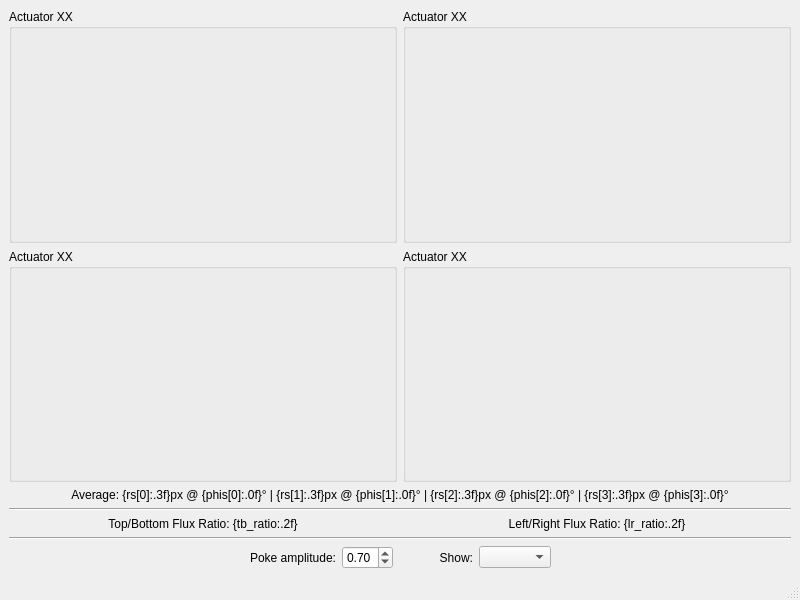
<?xml version="1.0" encoding="UTF-8"?>
<ui version="4.0">
 <class>AlignmentWindow</class>
 <widget class="QMainWindow" name="AlignmentWindow">
  <property name="geometry">
   <rect>
    <x>0</x>
    <y>0</y>
    <width>800</width>
    <height>600</height>
   </rect>
  </property>
  <property name="windowTitle">
   <string>Alignment</string>
  </property>
  <widget class="QWidget" name="centralwidget">
   <layout class="QGridLayout" name="gridLayout">
    <item row="0" column="0">
     <widget class="QGroupBox" name="groupbox_1">
      <property name="sizePolicy">
       <sizepolicy hsizetype="Expanding" vsizetype="Expanding">
        <horstretch>0</horstretch>
        <verstretch>0</verstretch>
       </sizepolicy>
      </property>
      <property name="title">
       <string>Actuator XX</string>
      </property>
      <layout class="QGridLayout" name="gridLayout_2">
       <property name="leftMargin">
        <number>0</number>
       </property>
       <property name="topMargin">
        <number>0</number>
       </property>
       <property name="rightMargin">
        <number>0</number>
       </property>
       <property name="bottomMargin">
        <number>0</number>
       </property>
       <property name="spacing">
        <number>0</number>
       </property>
      </layout>
     </widget>
    </item>
    <item row="4" column="0">
     <widget class="KLabel" name="tb_ratio_label">
      <property name="text">
       <string>Top/Bottom Flux Ratio: {tb_ratio:.2f}</string>
      </property>
      <property name="alignment">
       <set>Qt::AlignCenter</set>
      </property>
     </widget>
    </item>
    <item row="0" column="1">
     <widget class="QGroupBox" name="groupbox_2">
      <property name="sizePolicy">
       <sizepolicy hsizetype="Expanding" vsizetype="Expanding">
        <horstretch>0</horstretch>
        <verstretch>0</verstretch>
       </sizepolicy>
      </property>
      <property name="title">
       <string>Actuator XX</string>
      </property>
      <layout class="QGridLayout" name="gridLayout_3">
       <property name="leftMargin">
        <number>0</number>
       </property>
       <property name="topMargin">
        <number>0</number>
       </property>
       <property name="rightMargin">
        <number>0</number>
       </property>
       <property name="bottomMargin">
        <number>0</number>
       </property>
       <property name="spacing">
        <number>0</number>
       </property>
      </layout>
     </widget>
    </item>
    <item row="1" column="0">
     <widget class="QGroupBox" name="groupbox_3">
      <property name="sizePolicy">
       <sizepolicy hsizetype="Expanding" vsizetype="Expanding">
        <horstretch>0</horstretch>
        <verstretch>0</verstretch>
       </sizepolicy>
      </property>
      <property name="title">
       <string>Actuator XX</string>
      </property>
      <layout class="QGridLayout" name="gridLayout_4">
       <property name="leftMargin">
        <number>0</number>
       </property>
       <property name="topMargin">
        <number>0</number>
       </property>
       <property name="rightMargin">
        <number>0</number>
       </property>
       <property name="bottomMargin">
        <number>0</number>
       </property>
       <property name="spacing">
        <number>0</number>
       </property>
      </layout>
     </widget>
    </item>
    <item row="4" column="1">
     <widget class="KLabel" name="lr_ratio_label">
      <property name="text">
       <string>Left/Right Flux Ratio: {lr_ratio:.2f}</string>
      </property>
      <property name="alignment">
       <set>Qt::AlignCenter</set>
      </property>
     </widget>
    </item>
    <item row="2" column="0" colspan="2">
     <widget class="KLabel" name="average_label">
      <property name="text">
       <string>Average: {rs[0]:.3f}px @ {phis[0]:.0f}° | {rs[1]:.3f}px @ {phis[1]:.0f}° | {rs[2]:.3f}px @ {phis[2]:.0f}° | {rs[3]:.3f}px @ {phis[3]:.0f}°</string>
      </property>
      <property name="alignment">
       <set>Qt::AlignCenter</set>
      </property>
     </widget>
    </item>
    <item row="3" column="0" colspan="2">
     <widget class="QFrame" name="frame">
      <property name="frameShape">
       <enum>QFrame::HLine</enum>
      </property>
      <property name="frameShadow">
       <enum>QFrame::Sunken</enum>
      </property>
     </widget>
    </item>
    <item row="6" column="0" colspan="2">
     <layout class="QHBoxLayout" name="horizontalLayout">
      <item>
       <spacer name="horizontalSpacer">
        <property name="orientation">
         <enum>Qt::Horizontal</enum>
        </property>
        <property name="sizeHint" stdset="0">
         <size>
          <width>40</width>
          <height>20</height>
         </size>
        </property>
       </spacer>
      </item>
      <item>
       <widget class="QLabel" name="poke_label">
        <property name="sizePolicy">
         <sizepolicy hsizetype="Fixed" vsizetype="Preferred">
          <horstretch>0</horstretch>
          <verstretch>0</verstretch>
         </sizepolicy>
        </property>
        <property name="text">
         <string>Poke amplitude:</string>
        </property>
        <property name="alignment">
         <set>Qt::AlignRight|Qt::AlignTrailing|Qt::AlignVCenter</set>
        </property>
       </widget>
      </item>
      <item>
       <widget class="QDoubleSpinBox" name="poke_spinbox">
        <property name="sizePolicy">
         <sizepolicy hsizetype="Fixed" vsizetype="Fixed">
          <horstretch>0</horstretch>
          <verstretch>0</verstretch>
         </sizepolicy>
        </property>
        <property name="maximum">
         <double>1.750000000000000</double>
        </property>
        <property name="singleStep">
         <double>0.100000000000000</double>
        </property>
        <property name="value">
         <double>0.700000000000000</double>
        </property>
       </widget>
      </item>
      <item>
       <spacer name="horizontalSpacer_2">
        <property name="orientation">
         <enum>Qt::Horizontal</enum>
        </property>
        <property name="sizeType">
         <enum>QSizePolicy::Maximum</enum>
        </property>
        <property name="sizeHint" stdset="0">
         <size>
          <width>40</width>
          <height>20</height>
         </size>
        </property>
       </spacer>
      </item>
      <item>
       <widget class="QLabel" name="label">
        <property name="sizePolicy">
         <sizepolicy hsizetype="Fixed" vsizetype="Preferred">
          <horstretch>0</horstretch>
          <verstretch>0</verstretch>
         </sizepolicy>
        </property>
        <property name="text">
         <string>Show:</string>
        </property>
        <property name="alignment">
         <set>Qt::AlignRight|Qt::AlignTrailing|Qt::AlignVCenter</set>
        </property>
       </widget>
      </item>
      <item>
       <widget class="QComboBox" name="states_combobox">
        <property name="sizePolicy">
         <sizepolicy hsizetype="Fixed" vsizetype="Fixed">
          <horstretch>0</horstretch>
          <verstretch>0</verstretch>
         </sizepolicy>
        </property>
        <property name="frame">
         <bool>true</bool>
        </property>
       </widget>
      </item>
      <item>
       <spacer name="horizontalSpacer_3">
        <property name="orientation">
         <enum>Qt::Horizontal</enum>
        </property>
        <property name="sizeHint" stdset="0">
         <size>
          <width>40</width>
          <height>20</height>
         </size>
        </property>
       </spacer>
      </item>
     </layout>
    </item>
    <item row="1" column="1">
     <widget class="QGroupBox" name="groupbox_4">
      <property name="sizePolicy">
       <sizepolicy hsizetype="Expanding" vsizetype="Expanding">
        <horstretch>0</horstretch>
        <verstretch>0</verstretch>
       </sizepolicy>
      </property>
      <property name="title">
       <string>Actuator XX</string>
      </property>
      <layout class="QGridLayout" name="gridLayout_5">
       <property name="leftMargin">
        <number>0</number>
       </property>
       <property name="topMargin">
        <number>0</number>
       </property>
       <property name="rightMargin">
        <number>0</number>
       </property>
       <property name="bottomMargin">
        <number>0</number>
       </property>
       <property name="spacing">
        <number>0</number>
       </property>
      </layout>
     </widget>
    </item>
    <item row="5" column="0" colspan="2">
     <widget class="QFrame" name="frame_2">
      <property name="frameShape">
       <enum>QFrame::HLine</enum>
      </property>
      <property name="frameShadow">
       <enum>QFrame::Sunken</enum>
      </property>
     </widget>
    </item>
   </layout>
  </widget>
  <widget class="QMenuBar" name="menubar">
   <property name="geometry">
    <rect>
     <x>0</x>
     <y>0</y>
     <width>800</width>
     <height>23</height>
    </rect>
   </property>
  </widget>
  <widget class="QStatusBar" name="statusbar"/>
 </widget>
 <customwidgets>
  <customwidget>
   <class>KLabel</class>
   <extends>QLabel</extends>
   <header>kalao</header>
  </customwidget>
 </customwidgets>
 <resources/>
 <connections/>
</ui>
